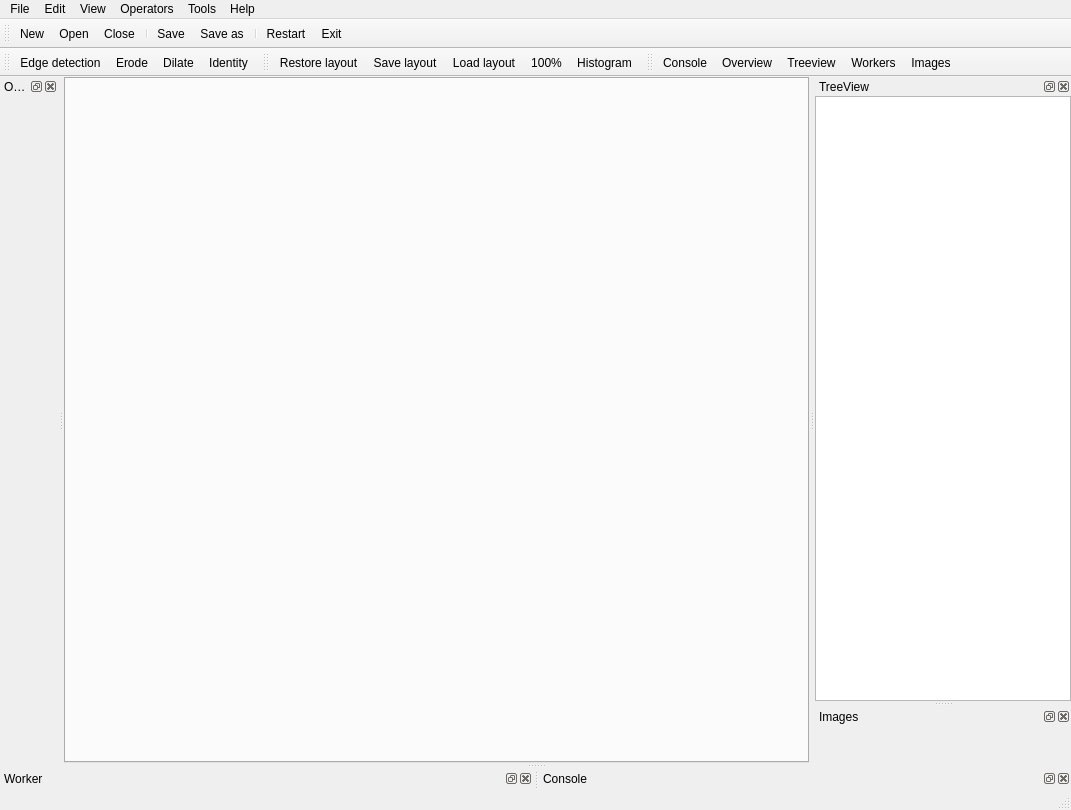
<?xml version="1.0" encoding="UTF-8"?>
<ui version="4.0">
 <class>MainWindow</class>
 <widget class="QMainWindow" name="MainWindow">
  <property name="geometry">
   <rect>
    <x>0</x>
    <y>0</y>
    <width>1071</width>
    <height>810</height>
   </rect>
  </property>
  <property name="windowTitle">
   <string>Piaf</string>
  </property>
  <widget class="QWidget" name="centralwidget">
   <property name="enabled">
    <bool>true</bool>
   </property>
   <property name="sizePolicy">
    <sizepolicy hsizetype="Expanding" vsizetype="Expanding">
     <horstretch>0</horstretch>
     <verstretch>0</verstretch>
    </sizepolicy>
   </property>
   <layout class="QHBoxLayout" name="horizontalLayout" stretch="0">
    <property name="spacing">
     <number>0</number>
    </property>
    <property name="leftMargin">
     <number>0</number>
    </property>
    <property name="topMargin">
     <number>0</number>
    </property>
    <property name="rightMargin">
     <number>0</number>
    </property>
    <property name="bottomMargin">
     <number>0</number>
    </property>
    <item>
     <widget class="QTabWidget" name="image">
      <property name="enabled">
       <bool>true</bool>
      </property>
      <property name="sizePolicy">
       <sizepolicy hsizetype="Expanding" vsizetype="Expanding">
        <horstretch>0</horstretch>
        <verstretch>0</verstretch>
       </sizepolicy>
      </property>
      <property name="currentIndex">
       <number>-1</number>
      </property>
      <property name="tabsClosable">
       <bool>true</bool>
      </property>
      <property name="movable">
       <bool>true</bool>
      </property>
      <property name="tabBarAutoHide">
       <bool>true</bool>
      </property>
     </widget>
    </item>
   </layout>
  </widget>
  <widget class="QMenuBar" name="menubar">
   <property name="geometry">
    <rect>
     <x>0</x>
     <y>0</y>
     <width>1071</width>
     <height>21</height>
    </rect>
   </property>
   <widget class="QMenu" name="menuFile">
    <property name="title">
     <string>File</string>
    </property>
    <addaction name="actionNew"/>
    <addaction name="actionOpen"/>
    <addaction name="actionClose"/>
    <addaction name="separator"/>
    <addaction name="actionSave"/>
    <addaction name="actionSave_as"/>
    <addaction name="separator"/>
    <addaction name="actionRestart"/>
    <addaction name="actionExit"/>
   </widget>
   <widget class="QMenu" name="menuEdit">
    <property name="title">
     <string>Edit</string>
    </property>
   </widget>
   <widget class="QMenu" name="menuHelp">
    <property name="title">
     <string>Help</string>
    </property>
    <addaction name="actionAbout"/>
   </widget>
   <widget class="QMenu" name="menuView">
    <property name="title">
     <string>View</string>
    </property>
    <addaction name="action100"/>
    <addaction name="actionRestore_layout"/>
    <addaction name="actionSave_layout"/>
    <addaction name="actionLoad_layout"/>
    <addaction name="separator"/>
    <addaction name="actionHistogram"/>
   </widget>
   <widget class="QMenu" name="menuTools">
    <property name="title">
     <string>Tools</string>
    </property>
    <addaction name="actionConsole"/>
    <addaction name="actionOverview"/>
    <addaction name="actionTreeview"/>
    <addaction name="actionWorkers"/>
    <addaction name="actionImages"/>
   </widget>
   <widget class="QMenu" name="menuOperators">
    <property name="title">
     <string>Operators</string>
    </property>
    <addaction name="actionEdge_detection"/>
    <addaction name="actionErode"/>
    <addaction name="actionDilate"/>
    <addaction name="actionIdentity"/>
   </widget>
   <addaction name="menuFile"/>
   <addaction name="menuEdit"/>
   <addaction name="menuView"/>
   <addaction name="menuOperators"/>
   <addaction name="menuTools"/>
   <addaction name="menuHelp"/>
  </widget>
  <widget class="QStatusBar" name="statusbar"/>
  <widget class="DockWidget" name="workerDock">
   <property name="windowTitle">
    <string>Worker</string>
   </property>
   <attribute name="dockWidgetArea">
    <number>8</number>
   </attribute>
   <widget class="WorkerManagerWidget" name="worker"/>
  </widget>
  <widget class="DockWidget" name="consoleDock">
   <property name="windowTitle">
    <string>Console</string>
   </property>
   <attribute name="dockWidgetArea">
    <number>8</number>
   </attribute>
   <widget class="ConsoleWidget" name="console"/>
  </widget>
  <widget class="DockWidget" name="treeviewDock">
   <property name="windowTitle">
    <string>TreeView</string>
   </property>
   <attribute name="dockWidgetArea">
    <number>2</number>
   </attribute>
   <widget class="QWidget" name="treeViewWidget">
    <layout class="QVBoxLayout" name="verticalLayout_2">
     <property name="spacing">
      <number>0</number>
     </property>
     <property name="leftMargin">
      <number>0</number>
     </property>
     <property name="topMargin">
      <number>0</number>
     </property>
     <property name="rightMargin">
      <number>0</number>
     </property>
     <property name="bottomMargin">
      <number>0</number>
     </property>
     <item>
      <widget class="QTreeView" name="treeView"/>
     </item>
    </layout>
   </widget>
  </widget>
  <widget class="DockWidget" name="overviewDock">
   <property name="floating">
    <bool>false</bool>
   </property>
   <property name="features">
    <set>QDockWidget::AllDockWidgetFeatures</set>
   </property>
   <property name="windowTitle">
    <string>Overview</string>
   </property>
   <attribute name="dockWidgetArea">
    <number>1</number>
   </attribute>
   <widget class="QWidget" name="overview"/>
  </widget>
  <widget class="DockWidget" name="imagesDock">
   <property name="windowTitle">
    <string>Images</string>
   </property>
   <attribute name="dockWidgetArea">
    <number>2</number>
   </attribute>
   <widget class="SourceBrowser" name="images"/>
  </widget>
  <widget class="QToolBar" name="fileToolBar">
   <property name="windowTitle">
    <string>toolBar</string>
   </property>
   <attribute name="toolBarArea">
    <enum>TopToolBarArea</enum>
   </attribute>
   <attribute name="toolBarBreak">
    <bool>false</bool>
   </attribute>
   <addaction name="actionNew"/>
   <addaction name="actionOpen"/>
   <addaction name="actionClose"/>
   <addaction name="separator"/>
   <addaction name="actionSave"/>
   <addaction name="actionSave_as"/>
   <addaction name="separator"/>
   <addaction name="actionRestart"/>
   <addaction name="actionExit"/>
  </widget>
  <widget class="QToolBar" name="operatorToolBar">
   <property name="windowTitle">
    <string>toolBar_2</string>
   </property>
   <attribute name="toolBarArea">
    <enum>TopToolBarArea</enum>
   </attribute>
   <attribute name="toolBarBreak">
    <bool>true</bool>
   </attribute>
   <addaction name="actionEdge_detection"/>
   <addaction name="actionErode"/>
   <addaction name="actionDilate"/>
   <addaction name="actionIdentity"/>
  </widget>
  <widget class="QToolBar" name="viewToolBar">
   <property name="windowTitle">
    <string>toolBar_2</string>
   </property>
   <attribute name="toolBarArea">
    <enum>TopToolBarArea</enum>
   </attribute>
   <attribute name="toolBarBreak">
    <bool>false</bool>
   </attribute>
   <addaction name="actionRestore_layout"/>
   <addaction name="actionSave_layout"/>
   <addaction name="actionLoad_layout"/>
   <addaction name="action100"/>
   <addaction name="actionHistogram"/>
  </widget>
  <widget class="QToolBar" name="toolBar">
   <property name="windowTitle">
    <string>toolBar</string>
   </property>
   <attribute name="toolBarArea">
    <enum>TopToolBarArea</enum>
   </attribute>
   <attribute name="toolBarBreak">
    <bool>false</bool>
   </attribute>
   <addaction name="actionConsole"/>
   <addaction name="actionOverview"/>
   <addaction name="actionTreeview"/>
   <addaction name="actionWorkers"/>
   <addaction name="actionImages"/>
  </widget>
  <action name="actionOpen">
   <property name="text">
    <string>Open</string>
   </property>
   <property name="shortcut">
    <string>Ctrl+O</string>
   </property>
  </action>
  <action name="actionNew">
   <property name="text">
    <string>New</string>
   </property>
   <property name="shortcut">
    <string>Ctrl+N</string>
   </property>
  </action>
  <action name="actionSave">
   <property name="text">
    <string>Save</string>
   </property>
   <property name="shortcut">
    <string>Ctrl+S</string>
   </property>
  </action>
  <action name="actionSave_as">
   <property name="text">
    <string>Save as...</string>
   </property>
   <property name="shortcut">
    <string>Ctrl+Shift+S</string>
   </property>
  </action>
  <action name="actionClose">
   <property name="text">
    <string>Close</string>
   </property>
  </action>
  <action name="actionExit">
   <property name="text">
    <string>Exit</string>
   </property>
  </action>
  <action name="actionAbout">
   <property name="text">
    <string>About</string>
   </property>
  </action>
  <action name="action100">
   <property name="text">
    <string>100%</string>
   </property>
  </action>
  <action name="actionRestore_layout">
   <property name="text">
    <string>Restore layout</string>
   </property>
  </action>
  <action name="actionSave_layout">
   <property name="text">
    <string>Save layout</string>
   </property>
  </action>
  <action name="actionLoad_layout">
   <property name="text">
    <string>Load layout</string>
   </property>
  </action>
  <action name="actionReload">
   <property name="text">
    <string>Reload</string>
   </property>
  </action>
  <action name="actionRestart">
   <property name="text">
    <string>Restart</string>
   </property>
  </action>
  <action name="actionEdge_detection">
   <property name="text">
    <string>Edge detection</string>
   </property>
  </action>
  <action name="actionErode">
   <property name="text">
    <string>Erode</string>
   </property>
  </action>
  <action name="actionDilate">
   <property name="text">
    <string>Dilate</string>
   </property>
  </action>
  <action name="actionIdentity">
   <property name="text">
    <string>Identity</string>
   </property>
  </action>
  <action name="actionConsole">
   <property name="text">
    <string>Console</string>
   </property>
  </action>
  <action name="actionOverview">
   <property name="text">
    <string>Overview</string>
   </property>
  </action>
  <action name="actionTreeview">
   <property name="text">
    <string>Treeview</string>
   </property>
  </action>
  <action name="actionWorkers">
   <property name="text">
    <string>Workers</string>
   </property>
  </action>
  <action name="actionImages">
   <property name="text">
    <string>Images</string>
   </property>
  </action>
  <action name="actionHistogram">
   <property name="text">
    <string>Histogram</string>
   </property>
  </action>
 </widget>
 <customwidgets>
  <customwidget>
   <class>ConsoleWidget</class>
   <extends>QWidget</extends>
   <header>qtwidgets.console.console_widget</header>
   <container>1</container>
  </customwidget>
  <customwidget>
   <class>WorkerManagerWidget</class>
   <extends>QWidget</extends>
   <header>qtwidgets.worker.worker_manager_widget</header>
   <container>1</container>
  </customwidget>
  <customwidget>
   <class>SourceBrowser</class>
   <extends>QWidget</extends>
   <header>piafedit.gui.browser.source_browser</header>
   <container>1</container>
  </customwidget>
  <customwidget>
   <class>DockWidget</class>
   <extends>QDockWidget</extends>
   <header>qtwidgets.dock_widget</header>
   <container>1</container>
  </customwidget>
 </customwidgets>
 <resources/>
 <connections/>
</ui>
